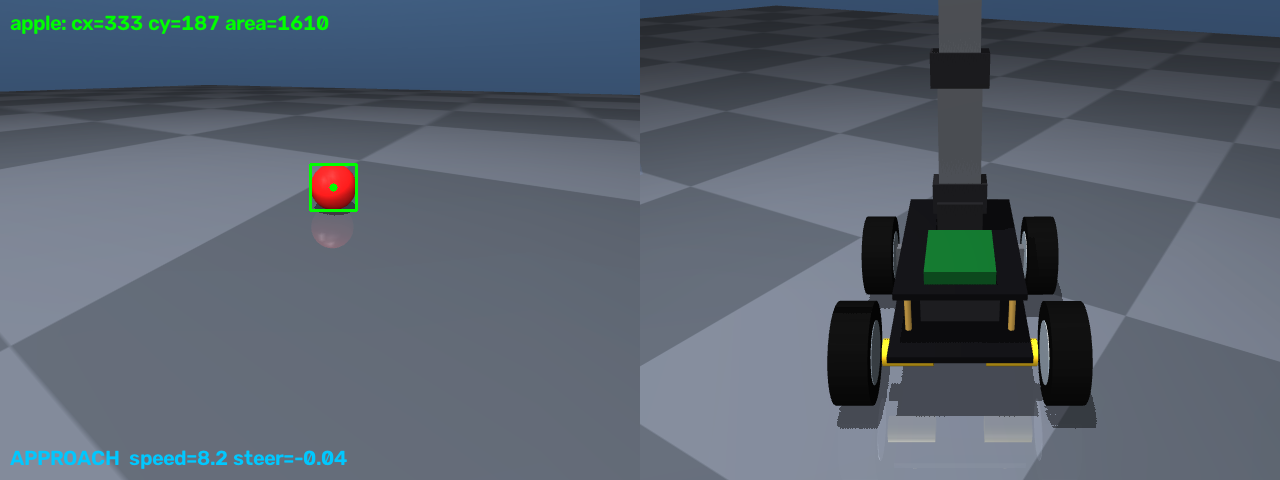
#> input picture media/approach.png, 1280 x 480 px
$ python -i vision.py   (imports and definitions only)
#> lines starting #> are read from the running program, lines starting #| are printed output that depends on the picture; after the words box and inside, x2 and y2 are one past the last pixel; in counts of white or black regions, pixels touching at a corner belong together
#> further down, picture is the input picture: shape (480, 1280, 3); mean B, G, R 110.4, 98.3, 88.1
"""
Computer vision helpers: find the red apple in a camera image.
Used by camera_view.py and apple_seeker.py.
"""
import cv2
import numpy as np

# Shape thresholds that separate the apple from a red box and other red things
MIN_AREA = 20            # smaller blobs are noise
MIN_CIRCULARITY = 0.80   # 4πA/P²: circle = 1.0, square ≈ 0.785. Measured: apple 0.82-0.91, box ≤ 0.79
MIN_CORNERS = 5          # after polygon simplification a box always has 4 corners, the apple 5-8


def red_mask(image_bgr):
    """Binary image: red pixels are white (255), everything else black (0).
    Red sits at both ends of the hue circle (0-10 and 170-180), hence two ranges."""
    hsv = cv2.cvtColor(image_bgr, cv2.COLOR_BGR2HSV)
#> hsv: shape (480, 1280, 3); mean H, S, V 105.9, 53.3, 112.5
    mask1 = cv2.inRange(hsv, (0, 120, 70), (10, 255, 255))
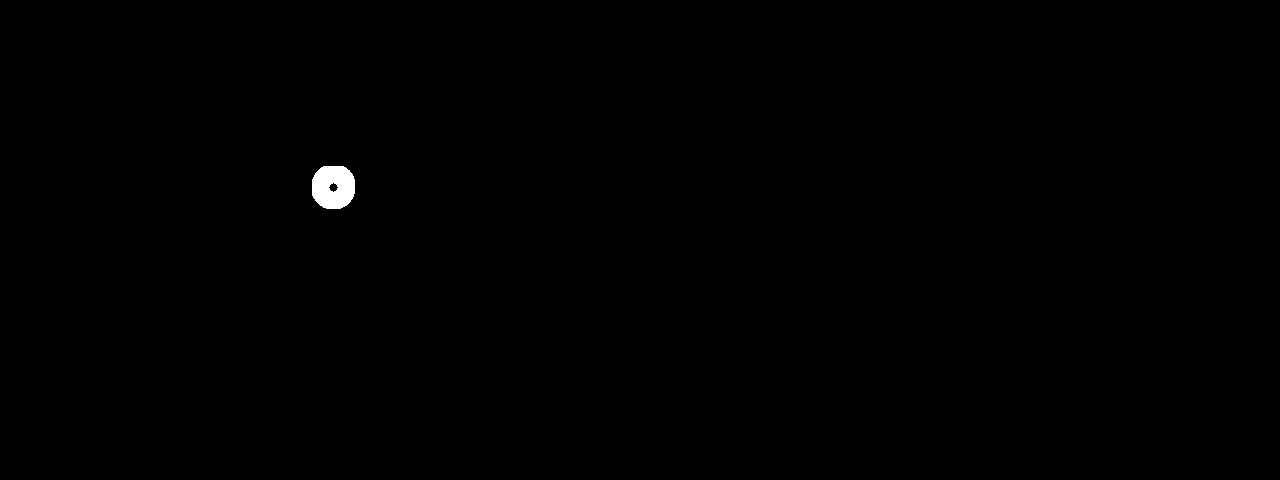
#> mask1: shape (480, 1280); 0.25% white; 1 white region, box (x1, y1, x2, y2) and area: (312, 166, 355, 209) 1524
    mask2 = cv2.inRange(hsv, (170, 120, 70), (180, 255, 255))
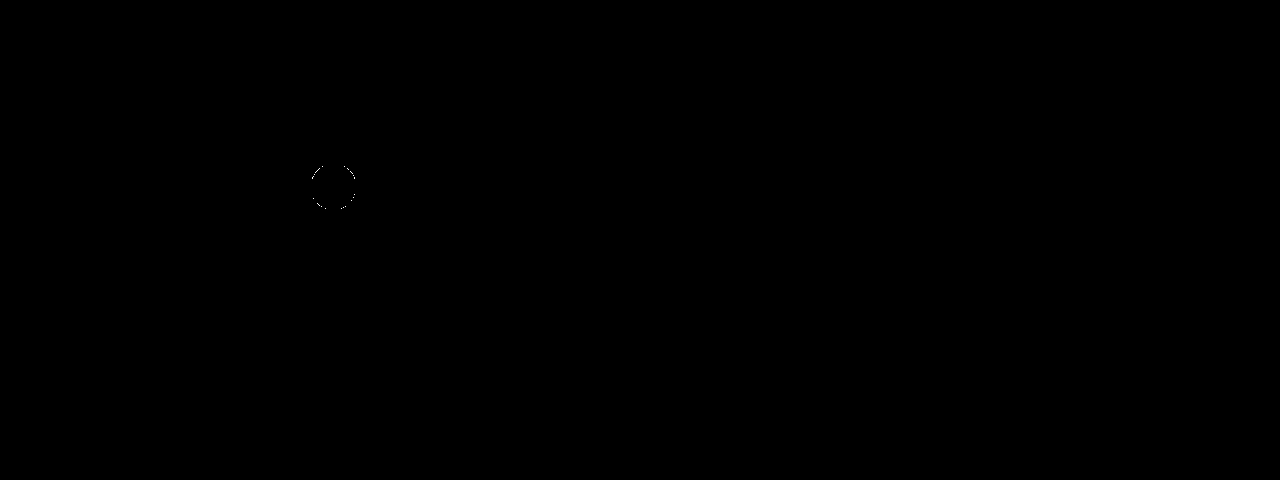
#> mask2: shape (480, 1280); 0.01% white in thin lines or dots, all inside (x1, y1, x2, y2) = (312, 166, 355, 209)
    return mask1 | mask2
#> returned value: shape (480, 1280); 0.25% white; 1 white region


def looks_like_apple(contour):
    """Does the blob look like an apple: large enough, round, and not a rectangle."""
    area = cv2.contourArea(contour)
    perimeter = cv2.arcLength(contour, True)
    if area < MIN_AREA or perimeter == 0:
        return False
    circularity = 4 * np.pi * area / perimeter ** 2
    corners = len(cv2.approxPolyDP(contour, 0.04 * perimeter, True))
    return circularity >= MIN_CIRCULARITY and corners >= MIN_CORNERS


def find_apple(image_bgr):
    """Look for the apple. Returns (cx, cy, area, box) or None, plus the mask."""
    mask = red_mask(image_bgr)
    contours, _ = cv2.findContours(mask, cv2.RETR_EXTERNAL, cv2.CHAIN_APPROX_SIMPLE)
#> contours = 1 contour; box (x1, y1, x2, y2) and area: (312, 166, 355, 209) 1538
    candidates = [c for c in contours if looks_like_apple(c)]
#> candidates has the same summary as contours
    if not candidates:
        return None, mask
    apple = max(candidates, key=cv2.contourArea)
#> apple = contour of 41 points, box (x1, y1, x2, y2) (312, 166, 355, 209), area 1538
    x, y, w, h = cv2.boundingRect(apple)
#> x = 312; y = 166; w = 43; h = 43
    return (x + w // 2, y + h // 2, cv2.contourArea(apple), (x, y, w, h)), mask


def draw_apple(image_bgr, apple):
    """Draw the detected apple (green box + center) or write "no apple"."""
    if apple is None:
        cv2.putText(image_bgr, "no apple", (10, 30), cv2.FONT_HERSHEY_SIMPLEX, 0.8, (0, 0, 255), 2)
        return
    cx, cy, area, (x, y, w, h) = apple
    cv2.rectangle(image_bgr, (x, y), (x + w, y + h), (0, 255, 0), 2)
    cv2.circle(image_bgr, (cx, cy), 4, (0, 255, 0), -1)
    cv2.putText(image_bgr, f"apple: cx={cx} cy={cy} area={area:.0f}", (10, 30),
                cv2.FONT_HERSHEY_SIMPLEX, 0.7, (0, 255, 0), 2)

>>> import cv2
>>> picture = cv2.imread('media/approach.png')
>>> result = find_apple(picture)
